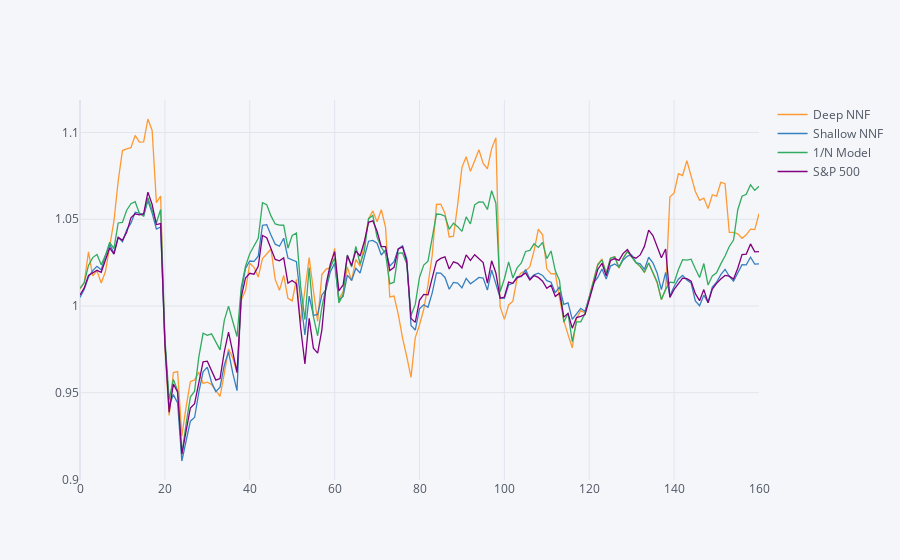

Write notebook code for a chart like this one.
### Code cell
# importing a module for better and more interactive plot
import cufflinks as cf
cf.set_config_file(offline = True)

'''
plotting deep nnf, shallow nnf and, 1/n model performance on the test dataset, compare them with
index (s&p) for better understanding
'''
plot_test.iplot()

### Figure 1 — Plotly figure (JSON) as saved in the notebook; plotly's stock layout.template omitted (floating-point values rounded to 4 significant figures; data arrays with more than 128 entries replaced by an {"elided": "..."} marker saying what was removed)
{"data": [{"line": {"color": "rgba(255, 153, 51, 1.0)", "dash": "solid", "shape": "linear", "width": 1.3}, "mode": "lines", "name": "Deep NNF", "text": "", "type": "scatter", "x": {"elided": "161 int values"}, "y": {"elided": "161 float values"}}, {"line": {"color": "rgba(55, 128, 191, 1.0)", "dash": "solid", "shape": "linear", "width": 1.3}, "mode": "lines", "name": "Shallow NNF", "text": "", "type": "scatter", "x": {"elided": "161 int values"}, "y": {"elided": "161 float values"}}, {"line": {"color": "rgba(50, 171, 96, 1.0)", "dash": "solid", "shape": "linear", "width": 1.3}, "mode": "lines", "name": "1/N Model", "text": "", "type": "scatter", "x": {"elided": "161 int values"}, "y": {"elided": "161 float values"}}, {"line": {"color": "rgba(128, 0, 128, 1.0)", "dash": "solid", "shape": "linear", "width": 1.3}, "mode": "lines", "name": "S&P 500", "text": "", "type": "scatter", "x": {"elided": "161 int values"}, "y": {"elided": "161 float values"}}], "layout": {"legend": {"bgcolor": "#F5F6F9", "font": {"color": "#4D5663"}}, "paper_bgcolor": "#F5F6F9", "plot_bgcolor": "#F5F6F9", "title": {"font": {"color": "#4D5663"}}, "xaxis": {"gridcolor": "#E1E5ED", "showgrid": true, "tickfont": {"color": "#4D5663"}, "title": {"font": {"color": "#4D5663"}, "text": ""}, "zerolinecolor": "#E1E5ED"}, "yaxis": {"gridcolor": "#E1E5ED", "showgrid": true, "tickfont": {"color": "#4D5663"}, "title": {"font": {"color": "#4D5663"}, "text": ""}, "zerolinecolor": "#E1E5ED"}}}
